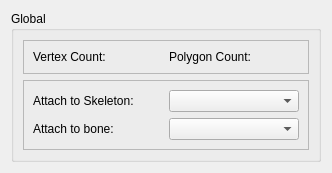
          <widget class="QWidget" name="ModelPackTab">
           <attribute name="title">
            <string>Model Pack</string>
           </attribute>
           <layout class="QVBoxLayout" name="verticalLayout_5">
            <item>
             <widget class="QGroupBox" name="groupBox">
              <property name="title">
               <string>Global</string>
              </property>
              <layout class="QVBoxLayout" name="verticalLayout">
               <item>
                <widget class="QFrame" name="frame_7">
                 <property name="frameShape">
                  <enum>QFrame::StyledPanel</enum>
                 </property>
                 <property name="frameShadow">
                  <enum>QFrame::Raised</enum>
                 </property>
                 <layout class="QHBoxLayout" name="horizontalLayout_7">
                  <item>
                   <widget class="QLabel" name="label_4">
                    <property name="minimumSize">
                     <size>
                      <width>130</width>
                      <height>0</height>
                     </size>
                    </property>
                    <property name="text">
                     <string>Vertex Count:</string>
                    </property>
                   </widget>
                  </item>
                  <item>
                   <widget class="QLabel" name="label_5">
                    <property name="minimumSize">
                     <size>
                      <width>130</width>
                      <height>0</height>
                     </size>
                    </property>
                    <property name="text">
                     <string>Polygon Count:</string>
                    </property>
                   </widget>
                  </item>
                 </layout>
                </widget>
               </item>
               <item>
                <widget class="QFrame" name="frame_3">
                 <property name="frameShape">
                  <enum>QFrame::StyledPanel</enum>
                 </property>
                 <property name="frameShadow">
                  <enum>QFrame::Raised</enum>
                 </property>
                 <layout class="QVBoxLayout" name="verticalLayout_8">
                  <item>
                   <layout class="QHBoxLayout" name="horizontalLayout">
                    <item>
                     <widget class="QLabel" name="label_2">
                      <property name="text">
                       <string>Attach to Skeleton:</string>
                      </property>
                     </widget>
                    </item>
                    <item>
                     <widget class="QComboBox" name="ModelSkeletonCombo"/>
                    </item>
                   </layout>
                  </item>
                  <item>
                   <layout class="QHBoxLayout" name="horizontalLayout_5">
                    <item>
                     <widget class="QLabel" name="label">
                      <property name="text">
                       <string>Attach to bone:</string>
                      </property>
                     </widget>
                    </item>
                    <item>
                     <widget class="QComboBox" name="ModelBoneCombo"/>
                    </item>
                   </layout>
                  </item>
                 </layout>
                </widget>
               </item>
              </layout>
             </widget>
            </item>
           </layout>
          </widget>
